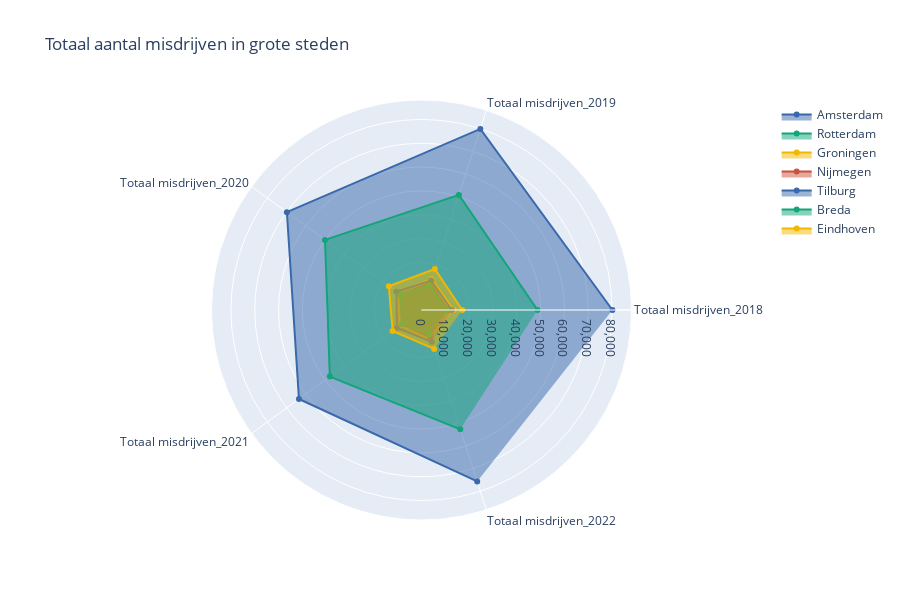

Source (notebook cell):
### Markdown cell above
### Criminaliteit

Een positief punt van COVID-19 heeft betrekking op de criminaliteit in Nederland. De radargrafiek laat de criminaliteitscijfers zien van verschillende steden in de periode van 2018 tot 2022. Uit de grafiek blijkt dat er tussen 2019 en 2021 een algemene daling van de criminaliteit plaatsvond in alle steden die in de grafiek zijn opgenomen. Deze daling kan worden toegeschreven aan de impact van de coronapandemie (Kruisbergen et al., 2021). 

De beperkende maatregelen en de verminderde sociale activiteiten tijdens de lockdowns hebben de kans op criminaliteit verkleind. Doordat mensen meer thuisbleven, er minder evenementen waren en uitgaansgelegenheden vaak gesloten waren, waren er minder gelegenheden voor criminele activiteiten. Dit resulteerde in lagere criminaliteitscijfers gedurende die periode. 

Echter, in het jaar 2022 werd er in de grafiek ook een stijging van de criminaliteit waargenomen. Deze stijging kan worden verklaard door de versoepeling van de maatregelen en het herstel van sociale activiteiten naarmate de samenleving weer normaliseerde. Met meer mensen op straat en een toename van sociale interacties nam ook de kans op criminaliteit weer toe.

### Code cell
df = pd.read_csv('merged_database.csv')

cities = ['Amsterdam', 'Rotterdam', 'Groningen', 'Nijmegen', 'Tilburg', 'Breda', 'Eindhoven']

colors = ['rgb(57,105,172)', 'rgb(17,165,121)', 'rgb(242,183,1)', 'rgb(204,80,62)', 'rgb(57,105,172)', 'rgb(17,165,121)', 'rgb(242,183,1)', 'rgb(204,80,62)']


filtered_df = df[df['Gemeente'].isin(cities)].copy()

filtered_df.iloc[:, 1:] = filtered_df.iloc[:, 1:].apply(lambda x: x.str.replace(' ', '').astype(int))

years = filtered_df.columns[1:]
fig = go.Figure()

for i, city in enumerate(cities):
    fig.add_trace(go.Scatterpolar(
        r=filtered_df[filtered_df['Gemeente'] == city].values.flatten()[1:].astype(int),
        theta=years,
        fill='toself',
        name=city,
        line=dict(color=colors[i], width=2),
    ))

max_value = filtered_df.values[:, 1:].astype(int).max()
axis_range = [0, int(max_value) + (0.1 * int(max_value))]

fig.update_layout(
    height = 600,
    title = 'Totaal aantal misdrijven in grote steden',
    polar=dict(
        radialaxis=dict(
            visible=True,
            range=axis_range,  
            tickformat=',d'
        )
    ),
    showlegend=True
)

fig.show()

### Figure 1 — Plotly figure (JSON) as saved in the notebook; plotly's stock layout.template omitted (floating-point values rounded to 4 significant figures)
{"data": [{"fill": "toself", "line": {"color": "rgb(57,105,172)", "width": 2}, "name": "Amsterdam", "r": [80140, 79929, 69847, 63583, 75648], "theta": ["Totaal misdrijven_2018", "Totaal misdrijven_2019", "Totaal misdrijven_2020", "Totaal misdrijven_2021", "Totaal misdrijven_2022"], "type": "scatterpolar"}, {"fill": "toself", "line": {"color": "rgb(17,165,121)", "width": 2}, "name": "Rotterdam", "r": [48697, 50802, 50077, 47563, 52682], "theta": ["Totaal misdrijven_2018", "Totaal misdrijven_2019", "Totaal misdrijven_2020", "Totaal misdrijven_2021", "Totaal misdrijven_2022"], "type": "scatterpolar"}, {"fill": "toself", "line": {"color": "rgb(242,183,1)", "width": 2}, "name": "Groningen", "r": [13512, 13586, 12377, 11363, 13402], "theta": ["Totaal misdrijven_2018", "Totaal misdrijven_2019", "Totaal misdrijven_2020", "Totaal misdrijven_2021", "Totaal misdrijven_2022"], "type": "scatterpolar"}, {"fill": "toself", "line": {"color": "rgb(204,80,62)", "width": 2}, "name": "Nijmegen", "r": [11025, 11716, 10927, 10009, 11968], "theta": ["Totaal misdrijven_2018", "Totaal misdrijven_2019", "Totaal misdrijven_2020", "Totaal misdrijven_2021", "Totaal misdrijven_2022"], "type": "scatterpolar"}, {"fill": "toself", "line": {"color": "rgb(57,105,172)", "width": 2}, "name": "Tilburg", "r": [12763, 13022, 12995, 12814, 14060], "theta": ["Totaal misdrijven_2018", "Totaal misdrijven_2019", "Totaal misdrijven_2020", "Totaal misdrijven_2021", "Totaal misdrijven_2022"], "type": "scatterpolar"}, {"fill": "toself", "line": {"color": "rgb(17,165,121)", "width": 2}, "name": "Breda", "r": [10414, 10960, 10895, 9878, 10752], "theta": ["Totaal misdrijven_2018", "Totaal misdrijven_2019", "Totaal misdrijven_2020", "Totaal misdrijven_2021", "Totaal misdrijven_2022"], "type": "scatterpolar"}, {"fill": "toself", "line": {"color": "rgb(242,183,1)", "width": 2}, "name": "Eindhoven", "r": [17096, 18091, 16950, 14976, 17170], "theta": ["Totaal misdrijven_2018", "Totaal misdrijven_2019", "Totaal misdrijven_2020", "Totaal misdrijven_2021", "Totaal misdrijven_2022"], "type": "scatterpolar"}], "layout": {"height": 600, "polar": {"radialaxis": {"range": [0, 88154], "tickformat": ",d", "visible": true}}, "showlegend": true, "title": {"text": "Totaal aantal misdrijven in grote steden"}}}
